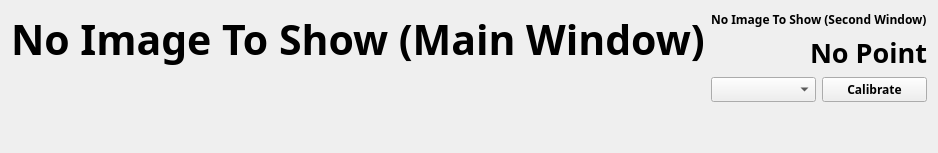
      <widget class="QWidget" name="tabCalibrate">
       <attribute name="title">
        <string>标定</string>
       </attribute>
       <layout class="QHBoxLayout" name="horizontalLayout_7">
        <item>
         <layout class="QVBoxLayout" name="verticalLayout_6">
          <item>
           <widget class="QLabel_with_mouse_event" name="labelCalibrateCameraMainWindow">
            <property name="font">
             <font>
              <family>ori1Uni</family>
              <pointsize>31</pointsize>
              <weight>75</weight>
              <bold>true</bold>
             </font>
            </property>
            <property name="text">
             <string>No Image To Show (Main Window)</string>
            </property>
           </widget>
          </item>
          <item>
           <spacer name="verticalSpacer">
            <property name="orientation">
             <enum>Qt::Vertical</enum>
            </property>
            <property name="sizeHint" stdset="0">
             <size>
              <width>20</width>
              <height>40</height>
             </size>
            </property>
           </spacer>
          </item>
         </layout>
        </item>
        <item>
         <layout class="QVBoxLayout" name="verticalLayout_5">
          <item>
           <widget class="QLabel" name="labelCalibrateCameraSecondWindow">
            <property name="font">
             <font>
              <family>ori1Uni</family>
              <weight>75</weight>
              <bold>true</bold>
             </font>
            </property>
            <property name="text">
             <string>No Image To Show (Second Window)</string>
            </property>
           </widget>
          </item>
          <item>
           <layout class="QHBoxLayout" name="horizontalLayout_5">
            <item>
             <spacer name="horizontalSpacer_3">
              <property name="orientation">
               <enum>Qt::Horizontal</enum>
              </property>
              <property name="sizeHint" stdset="0">
               <size>
                <width>40</width>
                <height>20</height>
               </size>
              </property>
             </spacer>
            </item>
            <item>
             <spacer name="horizontalSpacer_2">
              <property name="orientation">
               <enum>Qt::Horizontal</enum>
              </property>
              <property name="sizeHint" stdset="0">
               <size>
                <width>40</width>
                <height>20</height>
               </size>
              </property>
             </spacer>
            </item>
            <item>
             <widget class="QLabel" name="labelPointLocation">
              <property name="font">
               <font>
                <family>ori1Uni</family>
                <pointsize>20</pointsize>
                <weight>75</weight>
                <bold>true</bold>
               </font>
              </property>
              <property name="text">
               <string>No Point</string>
              </property>
             </widget>
            </item>
           </layout>
          </item>
          <item>
           <layout class="QHBoxLayout" name="horizontalLayout_6">
            <item>
             <widget class="QComboBox" name="comboBoxCalibrateCamera">
              <property name="font">
               <font>
                <family>ori1Uni</family>
                <weight>75</weight>
                <bold>true</bold>
               </font>
              </property>
             </widget>
            </item>
            <item>
             <widget class="QPushButton" name="pushButtonCalibrate">
              <property name="font">
               <font>
                <family>ori1Uni</family>
                <weight>75</weight>
                <bold>true</bold>
               </font>
              </property>
              <property name="text">
               <string>Calibrate</string>
              </property>
             </widget>
            </item>
           </layout>
          </item>
          <item>
           <spacer name="verticalSpacer_4">
            <property name="orientation">
             <enum>Qt::Vertical</enum>
            </property>
            <property name="sizeHint" stdset="0">
             <size>
              <width>20</width>
              <height>40</height>
             </size>
            </property>
           </spacer>
          </item>
         </layout>
        </item>
       </layout>
      </widget>
